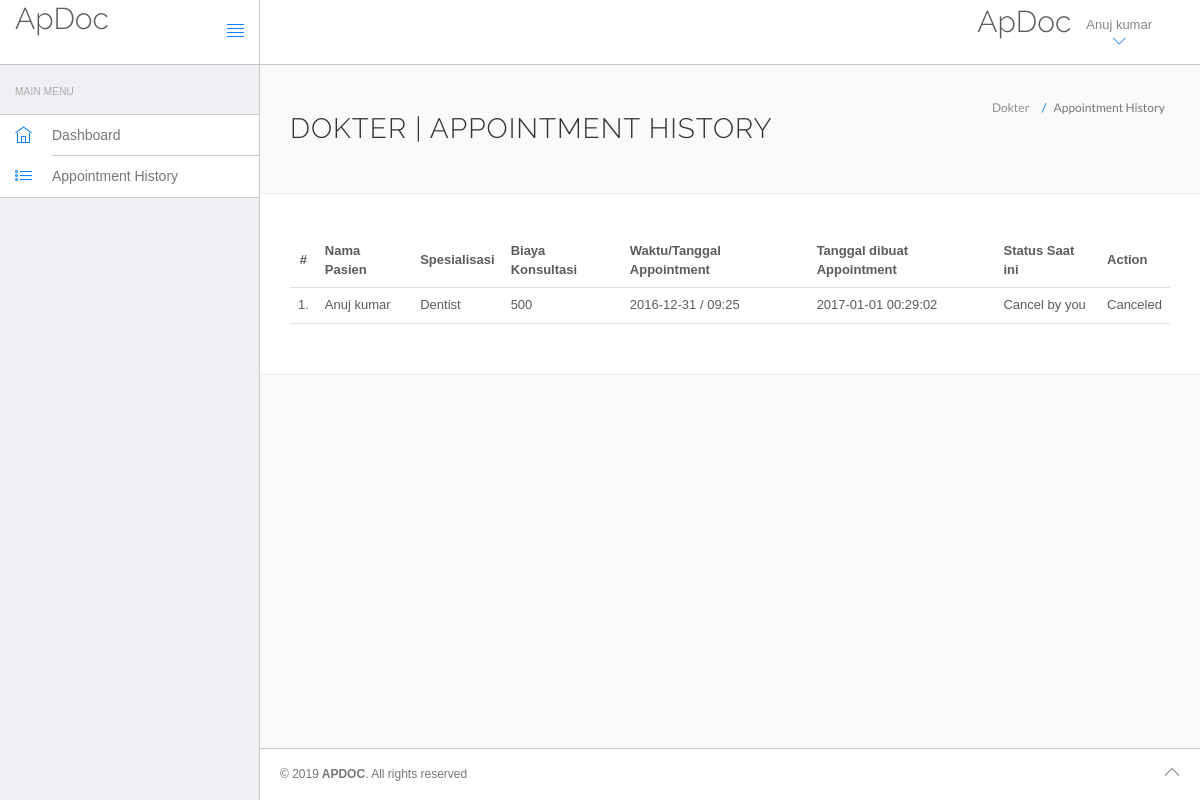
Page /apdoc/hms/doctor/appointment-history.php (signed in) on the committed database.
### tables this page shows
CREATE TABLE `users` (
  `id` int(11) NOT NULL,
  `fullName` varchar(255) NOT NULL,
  `address` longtext NOT NULL,
  `city` varchar(255) NOT NULL,
  `gender` varchar(255) NOT NULL,
  `email` varchar(255) NOT NULL,
  `password` varchar(255) NOT NULL,
  `regDate` timestamp NOT NULL DEFAULT CURRENT_TIMESTAMP,
  `updationDate` varchar(255) NOT NULL
);

CREATE TABLE `appointment` (
  `id` int(11) NOT NULL,
  `doctorSpecialization` varchar(255) NOT NULL,
  `doctorId` int(11) NOT NULL,
  `userId` int(11) NOT NULL,
  `consultancyFees` int(11) NOT NULL,
  `appointmentDate` varchar(255) NOT NULL,
  `appointmentTime` varchar(255) NOT NULL,
  `postingDate` timestamp NOT NULL DEFAULT CURRENT_TIMESTAMP,
  `userStatus` int(11) NOT NULL,
  `doctorStatus` int(11) NOT NULL,
  `updationDate` varchar(255) NOT NULL
);

### apdoc/hms/doctor/appointment-history.php (the view, shortened to what this page needs)
<?php
include('include/config.php');
?>
<!DOCTYPE html>
<html lang="en">
	<head>
		<link rel="stylesheet" href="vendor/bootstrap/css/bootstrap.min.css">
		<link rel="stylesheet" href="vendor/fontawesome/css/font-awesome.min.css">
		<link rel="stylesheet" href="vendor/themify-icons/themify-icons.min.css">
		<link href="vendor/animate.css/animate.min.css" rel="stylesheet" media="screen">
		<link href="vendor/perfect-scrollbar/perfect-scrollbar.min.css" rel="stylesheet" media="screen">
		<link href="vendor/switchery/switchery.min.css" rel="stylesheet" media="screen">
		<link href="vendor/bootstrap-touchspin/jquery.bootstrap-touchspin.min.css" rel="stylesheet" media="screen">
		<link href="vendor/select2/select2.min.css" rel="stylesheet" media="screen">
		<link href="vendor/bootstrap-datepicker/bootstrap-datepicker3.standalone.min.css" rel="stylesheet" media="screen">
		<link href="vendor/bootstrap-timepicker/bootstrap-timepicker.min.css" rel="stylesheet" media="screen">
		<link rel="stylesheet" href="assets/css/styles.css">
		<link rel="stylesheet" href="assets/css/plugins.css">
		<link rel="stylesheet" href="assets/css/themes/theme-1.css" id="skin_color" />
	</head>
	<body>
		<div id="app">
<?php include('include/sidebar.php');?>
			<div class="app-content">
					<?php include('include/header.php');?>
				<div class="main-content" >
					<div class="wrap-content container" id="container">
						<section id="page-title">
							<div class="row">
								<div class="col-sm-8">
									<h1 class="mainTitle">Dokter  | Appointment History</h1>
																	</div>
								<ol class="breadcrumb">
									<li>
										<span>Dokter </span>
									</li>
									<li class="active">
										<span>Appointment History</span>
									</li>
								</ol>
							</div>
						</section>
						<div class="container-fluid container-fullw bg-white">
									<div class="row">
								<div class="col-md-12">
									<table class="table table-hover" id="sample-table-1">
										<thead>
											<tr>
												<th class="center">#</th>
												<th class="hidden-xs">Nama Pasien</th>
												<th>Spesialisasi</th>
												<th>Biaya Konsultasi</th>
												<th>Waktu/Tanggal Appointment </th>
												<th>Tanggal dibuat Appointment</th>
												<th>Status Saat ini</th>
												<th>Action</th>
											</tr>
										</thead>
										<tbody>
<?php
$sql=mysqli_query($con,"select users.fullName as fname,appointment.*  from appointment join users on users.id=appointment.userId where appointment.doctorId='".$_SESSION['id']."'");
$cnt=1;
while($row=mysqli_fetch_array($sql))
{
?>
											<tr>
												<td class="center"><?php echo $cnt;?>.</td>
												<td class="hidden-xs"><?php echo $row['fname'];?></td>
												<td><?php echo $row['doctorSpecialization'];?></td>
												<td><?php echo $row['consultancyFees'];?></td>
												<td><?php echo $row['appointmentDate'];?> / <?php echo
												 $row['appointmentTime'];?>
												</td>
												<td><?php echo $row['postingDate'];?></td>
												<td>
<?php if(($row['userStatus']==1) && ($row['doctorStatus']==1))
if(($row['userStatus']==1) && ($row['doctorStatus']==0))
{
	echo "Cancel by you";
}
												?></td>
												<td >
												<div class="visible-md visible-lg hidden-sm hidden-xs">
							<?php if(($row['userStatus']==1) && ($row['doctorStatus']==1))
{ ?>
	<a href="appointment-history.php?id=<?php echo $row['id']?>&cancel=update" onClick="return confirm('Are you sure you want to cancel this appointment ?')"class="btn btn-transparent btn-xs tooltips" title="Cancel Appointment" tooltip-placement="top" tooltip="Remove">Cancel</a>
	<?php } else {
		echo "Canceled";
		} ?>
												</div>
												</td>
											</tr>
											<?php
$cnt=$cnt+1;
											 }?>
										</tbody>
									</table>
								</div>
							</div>
								</div>
					</div>
				</div>
			</div>
	<?php include('include/footer.php');?>
		</div>
	</body>
</html>

### apdoc/hms/doctor/include/header.php (shortened to what this page needs)
<header class="navbar navbar-default navbar-static-top">
					<div class="navbar-header">
						<a class="navbar-brand" href="#">
							<h2 style="padding-top:2% ">ApDoc</h2>
						</a>
						<a href="#" class="sidebar-toggler pull-right visible-md visible-lg" data-toggle-class="app-sidebar-closed" data-toggle-target="#app">
							<i class="ti-align-justify"></i>
						</a>
					</div>
					<div class="navbar-collapse collapse">
						<ul class="nav navbar-right">
								<li  style="padding-top:2% ">
								<h2>ApDoc</h2>
							</li>
							<li class="dropdown current-user">
								<a href class="dropdown-toggle" data-toggle="dropdown"><span class="username">
									<?php $query=mysqli_query($con,"select fullName from users where id='".$_SESSION['id']."'");
while($row=mysqli_fetch_array($query))
{
	echo $row['fullName'];
}
									?> <i class="ti-angle-down"></i></i></span>
								</a>
							</li>
						</ul>
					</div>
				</header>

### apdoc/hms/doctor/assets/css/themes/theme-1.css (style rules this page uses)
body { background: #FAFAFA; }
header .navbar-header { background: #ffffff !important; border-right-color: #c8c7cc !important; border-bottom-color: #c8c7cc !important; }
header .navbar-header .sidebar-toggler, header .navbar-header .sidebar-mobile-toggler { color: #007aff !important; }
header .navbar-header .navbar-brand { color: #777 !important; }
header .navbar-collapse { background: #ffffff !important; border-bottom-color: #c8c7cc !important; box-shadow: none !important; }
header .navbar-collapse .navbar-right > li > a { color: #777; }
header .navbar-collapse .navbar-right > li > a i { color: #007aff !important; }

### rows in the picture
users: fullName "Anuj kumar"
appointment: userId.fullName "Anuj kumar", doctorSpecialization "Dentist", consultancyFees "500", appointmentDate "2016-12-31", appointmentTime "09:25", postingDate "2017-01-01 00:29:02", userStatus "Cancel by you"
